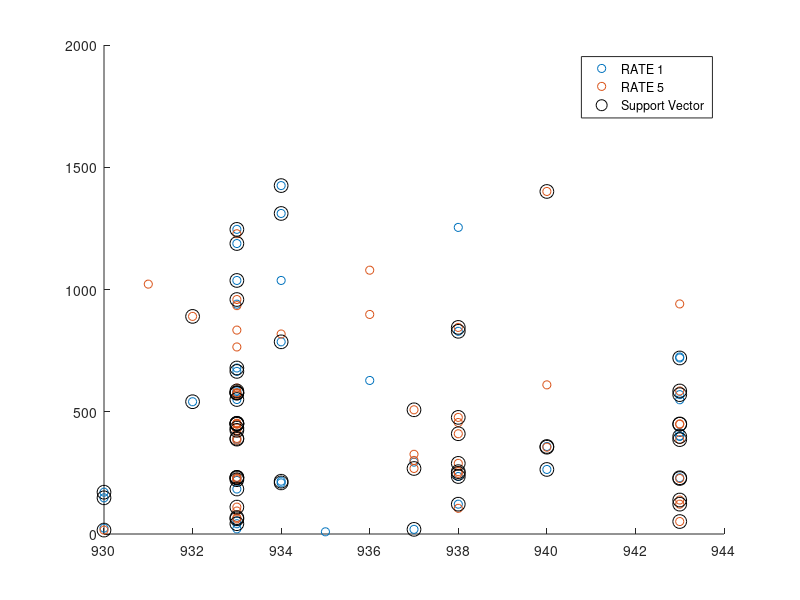

Write MATLAB code to recreate this figure.
domian=5;
s=load('matlab.mat');
data=zeros(domian,4);
dd=zeros(domian,1);
data1=s.u;
%%X=data1(:,[1,2,4]);

[a1,b1]=find(data1(:,3)==1);
[a2,b2]=find(data1(:,3)==5);
data2=[a1;a2];
X=data1(data2,[1,2,4]);
num1=numel(X);
a=[1,5];
Y=randi(2,num1,1);
num1=numel(Y);


%%Y=data1(data2,3);  

rng(1); % For reproducibility


X=X([1:100],:);
Y=Y([1:100],:);
SVMModel = fitcsvm(X,Y);
sv = SVMModel.SupportVectors;
figure
gscatter(X(:,1),X(:,2),Y)
hold on
plot(sv(:,1),sv(:,2),'ko','MarkerSize',10)
legend('RATE 1','RATE 5','Support Vector')
hold off

